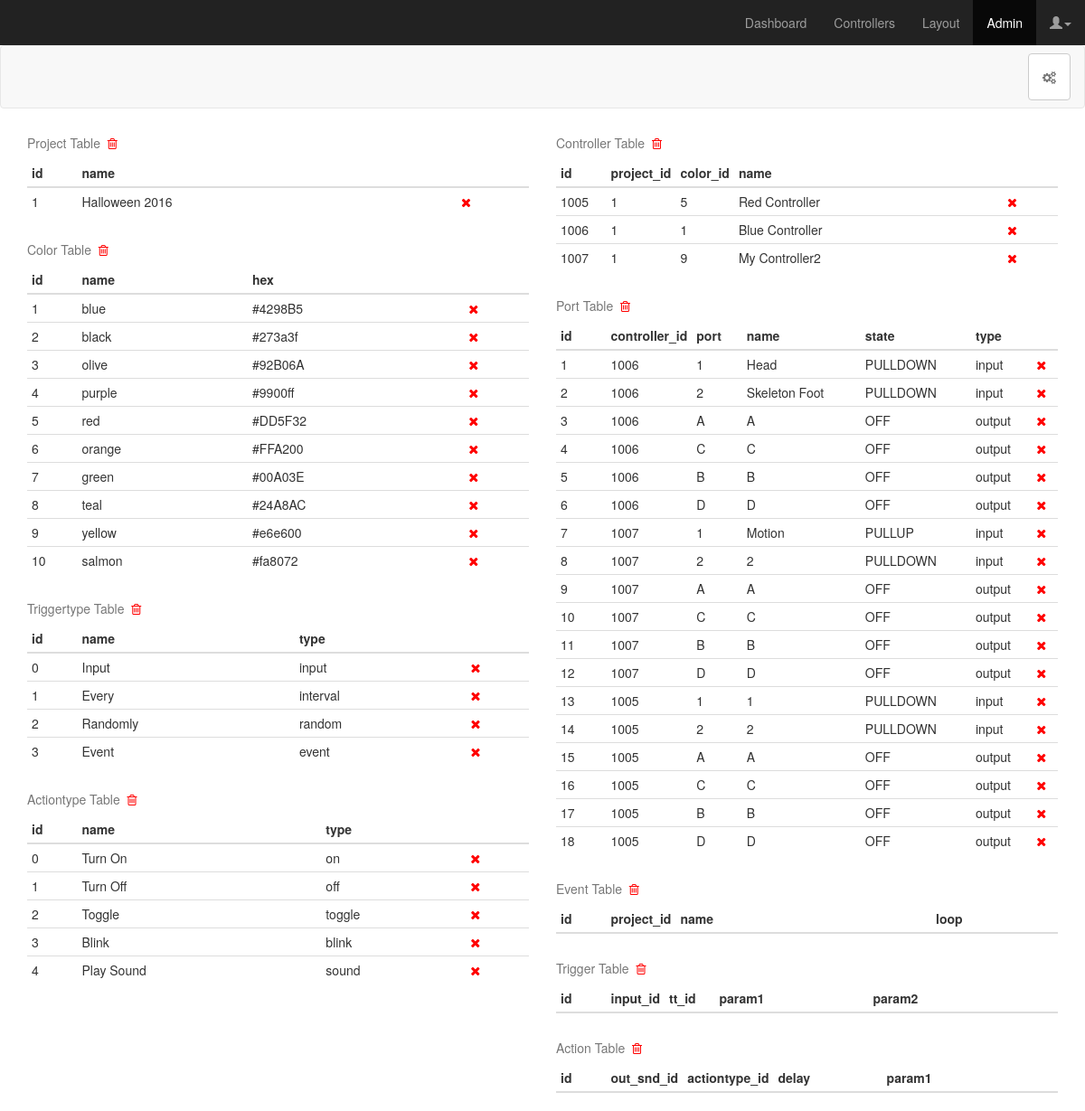
The page /admin on the database its author committed.
### app/models.py (models this page shows, shortened)
class Project(db.Model):
	id = db.Column(db.Integer, primary_key=True)
	name = db.Column(db.String(49), unique=True)
	controller = db.relationship('Controller', backref='controlelr', lazy='dynamic')
	event = db.relationship('Event', backref='event', lazy='dynamic')
	@property
	def serialize(self):
		return{
			'id': self.id,
			'name': self.name
		}

class Color(db.Model):
	id = db.Column(db.Integer, primary_key=True)
	name = db.Column(db.String(8))
	hex = db.Column(db.String(8))
	@property
	def serialize(self):
		return{
			'id': self.id,
			'name': self.name,
			'hex': self.hex
		}

class Triggertype(db.Model):
	id = db.Column(db.Integer, primary_key=True)
	type = db.Column(db.String(10))
	name = db.Column(db.String(25))
	@property
	def serialize(self):
		return {
			'id': self.id,
			'name': self.name,
			'type': self.type
		}

class Actiontype(db.Model):
	id = db.Column(db.Integer, primary_key=True)
	type = db.Column(db.String(10))
	name = db.Column(db.String(25))
	@property
	def serialize(self):
		return{
			'id': self.id,
			'name': self.name,
			'type': self.type
		}

class Controller(db.Model):
	id = db.Column(db.Integer, primary_key=True)
	project_id = db.Column(db.Integer, db.ForeignKey('project.id'))
	color_id = db.Column(db.Integer, db.ForeignKey('color.id'))
	name = db.Column(db.String(25), unique=True)
	ports = db.relationship('Port', backref='controller')
	def get_port(self, port):
		try:
			for p in self.ports:
				if p.port == port:
					return p
			NotFound = namedtuple('NotFound', 'id name state')
			p = NotFound(id='<NOT_FOUND>', name='<NOT_FOUND>', state='<NOT_FOUND>')
			return p
		except:
			return 0
	@property
	def serialize(self):
		return {
			'controller_id': self.id,
			'project_id': self.project_id,
			'controllername': self.name,
			'controllercolor': self.color_id,
			'input1_id': self.get_port('1').id,
			'input1name': self.get_port('1').name,
			'input1state': self.get_port('1').state,
			'input2_id': self.get_port('2').id,
			'input2name': self.get_port('2').name,
			'input2state': self.get_port('2').state,
			'outputA_id': self.get_port('A').id,
			'outputAname': self.get_port('A').name,
			'outputAstate': self.get_port('A').state,
			'outputB_id': self.get_port('B').id,
			'outputBname': self.get_port('B').name,
			'outputBstate': self.get_port('B').state,
			'outputC_id': self.get_port('C').id,
			'outputCname': self.get_port('C').name,
			'outputCstate': self.get_port('C').state,
			'outputD_id': self.get_port('D').id,
			'outputDname': self.get_port('D').name,
			'outputDstate': self.get_port('D').state,
		}

class Port(db.Model):
	id = db.Column(db.Integer, primary_key=True)
	controller_id = db.Column(db.Integer, db.ForeignKey('controller.id'))
	port = db.Column(db.String(2))
	name = db.Column(db.String(25))
	state = db.Column(db.String(10))
	type = db.Column(db.String(8))
	@property
	def serialize(self):
		return {
			'id': self.id,
			'cid': self.controller_id,
			'cname': self.controller.name,
			'port': self.port,
			'name': self.name,
			'state': self.state,
			'type': self.type,
			'color_id': self.controller.color_id
		}

### app/views.py (the view)
@app.route('/admin')
def admin():
	return render_template('admin.html', title='Admin', projects=[p.serialize for p in Project.query.all()], ports=[p.serialize for p in Port.query.all()], triggertypes=[tt.serialize for tt in Triggertype.query.all()], actiontypes=[at.serialize for at in Actiontype.query.all()], actions=[a.serialize for a in Action.query.all()], controllers=[c.serialize for c in Controller.query.all()], events=[e.serialize for e in Event.query.all()], colors=[c.serialize for c in Color.query.all()])

### app/templates/admin.html (shortened to what this page needs)
{% extends "base.html" %}
{% block content %}
<link href="static/css/admin.css" rel="stylesheet">
<nav class="navbar navbar-default">
  <div class="container-fluid">
    <div class="collapse navbar-collapse" id="navbar-collapse-1">
      <ul class="nav navbar-nav navbar-right">
        <li>
        	<a class="btn btn-default navbar-btn" href="init_setup" role="button">
        	  <i class="fa fa-cogs"></i>
        	</a>
        </li>
      </ul>
    </div>
  </div>
</nav>
<div class="container">
  <div class="row">
    <div class="col-xs-6">
      <table class="table table-condensed">
        <caption>Project Table&nbsp;&nbsp;<i class="fa fa-trash-o" id="project" style="color:red;"></caption>
        <thead>
          <tr>
            <th class="id">id</th>
            <th>name</th>
            <th>&nbsp;</th>
          </tr>
        </thead>
        <tbody>
          {% for p in projects %}
          <tr>
            <td class="id">{{ p.id }}</td>
            <td>{{ p.name }}</td>
            <td><i class="fa fa-times" id="project-{{ p.id }}" style="color:red;"></td>
          </tr>
          {% endfor %}
        </tbody>
      </table>
      <table class="table table-condensed">
        <caption>Color Table&nbsp;&nbsp;<i class="fa fa-trash-o" id="color" style="color:red;"></caption>
        <thead>
          <tr>
            <th class="id">id</th>
            <th>name</th>
            <th>hex</th>
            <th>&nbsp;</th>
          </tr>
        </thead>
        <tbody>
          {% for c in colors %}
          <tr>
            <td class="id">{{ c.id }}</td>
            <td>{{ c.name }}</td>
            <td>{{ c.hex }}</td>
            <td><i class="fa fa-times" id="color-{{ c.id }}" style="color:red;"></td>
          </tr>
          {% endfor %}
        </tbody>
      </table>
      <table class="table table-condensed">
        <caption>Triggertype Table&nbsp;&nbsp;<i class="fa fa-trash-o" id="triggertype" style="color:red;"></caption>
        <thead>
          <tr>
            <th class="id">id</th>
            <th>name</th>
            <th>type</th>
            <th>&nbsp;</th>
          </tr>
        </thead>
        <tbody>
          {% for tt in triggertypes %}
          <tr>
            <td class="id">{{ tt.id }}</td>
            <td>{{ tt.name }}</td>
            <td>{{ tt.type }}</td>
            <td><i class="fa fa-times" id="triggertype-{{ tt.id }}" style="color:red;"></td>
          </tr>
          {% endfor %}
        </tbody>
      </table>
      <table class="table table-condensed">
        <caption>Actiontype Table&nbsp;&nbsp;<i class="fa fa-trash-o" id="actiontype" style="color:red;"></caption>
        <thead>
          <tr>
            <th class="id">id</th>
            <th>name</th>
            <th>type</th>
            <th>&nbsp;</th>
          </tr>
        </thead>
        <tbody>
          {% for a in actiontypes %}
          <tr>
            <td class="id">{{ a.id }}</td>
            <td>{{ a.name }}</td>
            <td>{{ a.type }}</td>
            <td><i class="fa fa-times" id="actiontype-{{ a.id }}" style="color:red;"></td>
          </tr>
          {% endfor %}
        </tbody>
      </table>
    </div>
    <div class="col-xs-6">
      <table class="table table-condensed">
        <caption>Controller Table&nbsp;&nbsp;<i class="fa fa-trash-o" id="controller" style="color:red;"></caption>
        <thead>
          <tr>
            <th class="id">id</th>
            <th class="id">project_id</th>
            <th class="id">color_id</th>
            <th>name</th>
            <th>&nbsp;</th>
          </tr>
        </thead>
        <tbody>
          {% for c in controllers %}
          <tr>
            <td class="id">{{ c.controller_id }}</td>
            <td class="id">{{ c.project_id }}</td>
            <td class="id">{{ c.controllercolor }}</td>
            <td>{{ c.controllername }}</td>
            <td><i class="fa fa-times" id="controller-{{ c.controller_id }}" style="color:red;"></td>
          </tr>
          {% endfor %}
        </tbody>
      </table>
      <table class="table table-condensed">
        <caption>Port Table&nbsp;&nbsp;<i class="fa fa-trash-o" id="port" style="color:red;"></caption>
        <thead>
          <tr>
            <th class="id">id</th>
            <th class="id">controller_id</th>
            <th class="id">port</th>
            <th>name</th>
            <th>state</th>
            <th>type</th>
            <th>&nbsp;</th>
          </tr>
        </thead>
        <tbody>
          {% for p in ports %}
          <tr>
            <td class="id">{{ p.id }}</td>
            <td class="id">{{ p.cid }}</td>
            <td class="id">{{ p.port }}</td>
            <td>{{ p.name }}</td>
            <td>{{ p.state }}</td>
            <td>{{ p.type }}</td>
            <td><i class="fa fa-times" id="port-{{ p.id }}" style="color:red;"></td>
          </tr>
          {% endfor %}
        </tbody>
      </table>
      <table class="table table-condensed">
        <caption>Event Table&nbsp;&nbsp;<i class="fa fa-trash-o" id="event" style="color:red;"></caption>
        <thead>
          <tr>
            <th class="id">id</th>
            <th class="id">project_id</th>
            <th>name</th>
            <th class="id">loop</th>
            <th>&nbsp;</th>
          </tr>
        </thead>
      </table>
      <table class="table table-condensed">
        <caption>Trigger Table&nbsp;&nbsp;<i class="fa fa-trash-o" id="trigger" style="color:red;"></caption>
        <thead>
          <tr>
            <th class="id">id</th>
            <th class="id">input_id</th>
            <th class="id">tt_id</th>
            <th>param1</th>
            <th>param2</th>
            <th>&nbsp;</th>
          </tr>
        </thead>
      </table>
      <table class="table table-condensed">
        <caption>Action Table&nbsp;&nbsp;<i class="fa fa-trash-o" id="action" style="color:red;"></caption>
        <thead>
          <tr>
            <th class="id">id</th>
            <th class="id">out_snd_id</th>
            <th class="id">actiontype_id</th>
            <th>delay</th>
            <th>param1</th>
            <th>&nbsp;</th>
          </tr>
        </thead>
      </table>
    </div>
  </div>
</div>
{% endblock %}

### app/templates/base.html (shortened to what this page needs)
<!DOCTYPE html>
<html lang="en">
  <head>
    <link href="static/css/bootstrap.min.css" rel="stylesheet">
    <link href="static/font-awesome-4.6.3/css/font-awesome.min.css" rel="stylesheet">
    <link href="static/css/animate.min.css" rel="stylesheet">
  </head>
  <body>
    <nav class="navbar navbar-inverse navbar-fixed-top">
      <div class="container-fluid">
        <div id="navbar" class="navbar-collapse collapse">
          <ul class="nav navbar-nav navbar-right">
            <li id="dashboard"><a href="dashboard">Dashboard</a></li>
            <li id="controllers"><a href="controllers">Controllers</a></li>
            <li id="layout"><a href="#">Layout</a></li>
            <li id="admin"><a href="admin">Admin</a></li>
            <li>
              <a href="#" class="dropdown-toggle" data-toggle="dropdown"><span class="glyphicon glyphicon-user"></span><span class="caret"></span></a>
            </li>
          </ul>
        </div>
      </div>
    </nav>
    {% block content %}{% endblock %}
  </body>
</html>

### app/static/css/admin.css (style rules this page uses)
body { padding-top: 50px; }
.navbar-fixed-top { border: 0; }
.id { width: 10%; }

### rows shown on the page
Project: id "1", name "Halloween 2016"
Color: id "1", name "blue", hex "#4298B5"
Color: id "2", name "black", hex "#273a3f"
Color: id "3", name "olive", hex "#92B06A"
Color: id "4", name "purple", hex "#9900ff"
Color: id "5", name "red", hex "#DD5F32"
Color: id "6", name "orange", hex "#FFA200"
Color: id "7", name "green", hex "#00A03E"
Color: id "8", name "teal", hex "#24A8AC"
Color: id "9", name "yellow", hex "#e6e600"
Color: id "10", name "salmon", hex "#fa8072"
Triggertype: id "0", name "Input", type "input"
Triggertype: id "1", name "Every", type "interval"
Triggertype: id "2", name "Randomly", type "random"
Triggertype: id "3", name "Event", type "event"
Actiontype: id "0", name "Turn On", type "on"
Actiontype: id "1", name "Turn Off", type "off"
Actiontype: id "2", name "Toggle", type "toggle"
Actiontype: id "3", name "Blink", type "blink"
Actiontype: id "4", name "Play Sound", type "sound"
Controller: controller_id "1005", controllername "Red Controller"
Controller: controller_id "1006", controllername "Blue Controller"
Controller: controller_id "1007", controllername "My Controller2"
Port: cid "1006", name "Head", state "PULLDOWN", type "input"
Port: cid "1006", name "Skeleton Foot", state "PULLDOWN", type "input"
Port: id "3", cid "1006", port "A", name "A", state "OFF", type "output"
Port: id "4", cid "1006", port "C", name "C", state "OFF", type "output"
Port: id "5", cid "1006", port "B", name "B", state "OFF", type "output"
Port: id "6", cid "1006", port "D", name "D", state "OFF", type "output"
Port: cid "1007", name "Motion", state "PULLUP", type "input"
Port: id "8", cid "1007", port "2", name "2", state "PULLDOWN", type "input"
Port: id "9", cid "1007", port "A", name "A", state "OFF", type "output"
Port: id "10", cid "1007", port "C", name "C", state "OFF", type "output"
Port: id "11", cid "1007", port "B", name "B", state "OFF", type "output"
Port: id "12", cid "1007", port "D", name "D", state "OFF", type "output"
Port: id "13", cid "1005", port "1", name "1", state "PULLDOWN", type "input"
Port: id "14", cid "1005", port "2", name "2", state "PULLDOWN", type "input"
Port: id "15", cid "1005", port "A", name "A", state "OFF", type "output"
Port: id "16", cid "1005", port "C", name "C", state "OFF", type "output"
Port: id "17", cid "1005", port "B", name "B", state "OFF", type "output"
Port: id "18", cid "1005", port "D", name "D", state "OFF", type "output"

### other values the page prints
{{ c.project_id }} "1" "1" "1"
{{ c.controllercolor }} "5" "1" "9"
{{ p.id }} "1" "2" "7"
{{ p.port }} "1" "2" "1"
